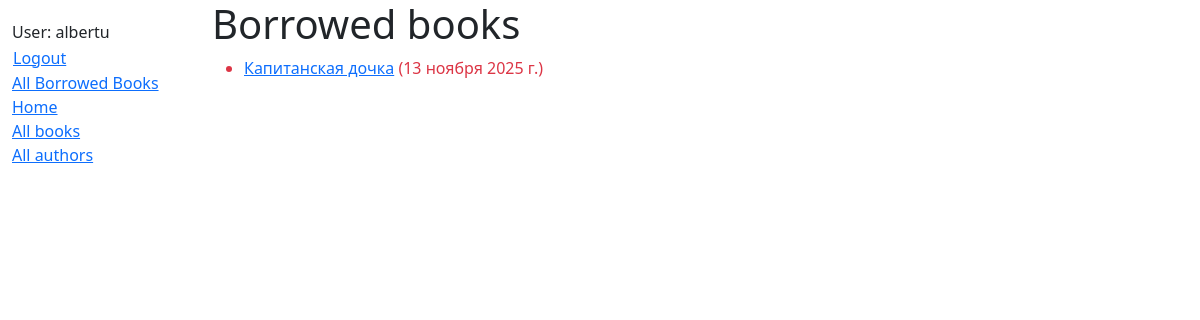
Page /catalog/mybooks/ (signed in) on the earlier database version.
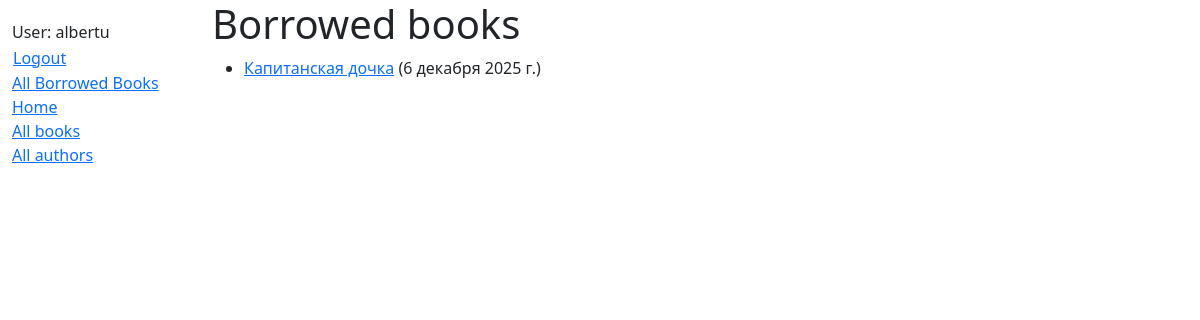
Same page on the later database version.
### catalog/models.py (models this page shows, shortened)
class BookInstance(models.Model):
    id = models.UUIDField(primary_key=True, default=uuid.uuid4, help_text="Unique ID for this particular book across whole library")
    book = models.ForeignKey('Book', on_delete=models.SET_NULL, null=True)
    imprint = models.CharField(max_length=200)
    due_back = models.DateField(null=True, blank=True)
    borrower = models.ForeignKey(settings.AUTH_USER_MODEL, on_delete=models.SET_NULL, null=True, blank=True)
    @property
    def is_overdue(self):
        return bool(self.due_back and date.today() > self.due_back)
    LOAN_STATUS = (
        ('m', 'Maintenance'),
        ('o', 'On loan'),
        ('a', 'Available'),
        ('r', 'Reserved'),
    )
    status = models.CharField(max_length=1, choices=LOAN_STATUS, blank=True, default='m', help_text='Book availability')
    class Meta:
        ordering = ["due_back"]
        permissions = (("can_mark_returned", "Set book as returned"),)

class Book(models.Model):
    title = models.CharField(max_length=200)
    author = models.ForeignKey('Author', on_delete=models.SET_NULL, null=True)
    language = models.CharField(max_length=10, null=True)
    summary = models.TextField(max_length=1000, help_text="Enter a brief description of the book")
    isbn = models.CharField('ISBN',max_length=13, help_text='13 Character <a href="https://www.isbn-international.org/content/what-isbn">ISBN number</a>')
    genre = models.ManyToManyField(Genre, help_text="Select a genre for this book")
    def display_genre(self):
        """
        Creates a string for the Genre. This is required to display genre in Admin.
        """
        return ', '.join([genre.name for genre in self.genre.all()[:3]])
    display_genre.short_description = 'Genre'

### catalog/views.py (the view)
# urls.py: path('mybooks/', views.LoanedBooksByUserListView.as_view(), name='my-borrowed'),
class LoanedBooksByUserListView(LoginRequiredMixin,generic.ListView):
    model = BookInstance
    template_name = 'catalog/bookinstance_list_borrowed_user.html'
    paginate_by = 10
    def get_queryset(self):
        return (
            BookInstance.objects.filter(borrower=self.request.user)
            .filter(status__exact='o')
            .order_by('due_back')
        )

### catalog/templates/catalog/bookinstance_list_borrowed_user.html
{% extends "base_generic.html" %}
{% block content %}
    <h1>Borrowed books</h1>
    {% if bookinstance_list %}
    <ul>
      {% for bookinst in bookinstance_list %}
      <li class="{% if bookinst.is_overdue %}text-danger{% endif %}">
        <a href="{% url 'book-detail' bookinst.book.pk %}">{{ bookinst.book.title }}</a> ({{ bookinst.due_back }})
      </li>
      {% endfor %}
    </ul>
    {% else %}
      <p>There are no books borrowed.</p>
    {% endif %}
{% endblock %}

### catalog/templates/base_generic.html (shortened to what this page needs)
<!doctype html>
<html lang="ru">
  <head>
    <link href="https://cdn.jsdelivr.net/npm/bootstrap@5.3.3/dist/css/bootstrap.min.css"
      rel="stylesheet"
>
    {% load static %}
    <link rel="stylesheet" href="{% static 'css/styles.css' %}" />
  </head>
  <body>
    <div class="container-fluid">
      <div class="row">
        <div class="col-sm-2">
          {% block sidebar %}
            <ul class="sidebar-nav">
               {% if user.is_authenticated %}
                <li>User: {{ user.get_username }}</li>
                <li>
                   <form id="logout-form" method="post" action="{% url 'logout' %}">
                     <button type="submit" class="btn btn-link">Logout</button>
                   </form>
                </li>
                {% if perms.catalog.can_mark_returned %}
                   <li><a href="{% url 'all-borrowed' %}">All Borrowed Books</a></li>
                {% endif %}
                {% else %}
                <li><a href="{% url 'login' %}">Login</a></li>
                {% endif %}
                <li><a href="{% url 'index' %}">Home</a></li>
                <li><a href="{% url 'books' %}">All books</a></li>
                <li><a href="{% url 'authors' %}">All authors</a></li>
            </ul>
          {% endblock %}
        </div>
        <div class="col-sm-10 ">{% block content %}{% endblock %}
  </div>
      </div>
    </div>
  </body>
</html>

### catalog/static/css/styles.css (style rules this page uses)
.sidebar-nav { margin-top: 20px; padding: 0; list-style: none; }
#logout-form { display: inline; }
#logout-form button { padding: 0; margin: 0; }

Differences in the rows shown:
changed BookInstance "Капитанская дочка": due_back "13 ноября 2025 г." → "6 декабря 2025 г."
